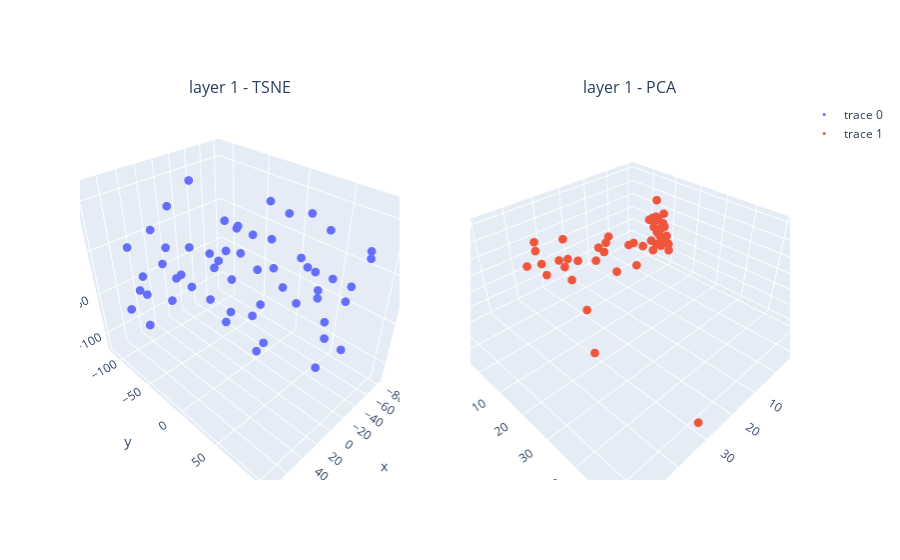

Write notebook code for a chart like this one.
### Code cell
fig = make_subplots(rows=1, cols=2, subplot_titles=( "layer 1 - TSNE", "layer 1 - PCA"), specs=[[{'type': 'scene'}, {'type': 'scene'}]])

fig.add_scatter3d(x=tsne_layer_1[:,0], 
                  y=tsne_layer_1[:,1],
                z=tsne_layer_1[:,2],
                mode="markers", 
                row=1, col=1)

fig.add_scatter3d(x=pc_layer_1[:,0], 
                  y=pc_layer_1[:,1],
                  z=pc_layer_1[:,2],
                  mode="markers", 
                  row=1, col=2)

fig.update_traces(marker={'size': 3})
fig.show()
